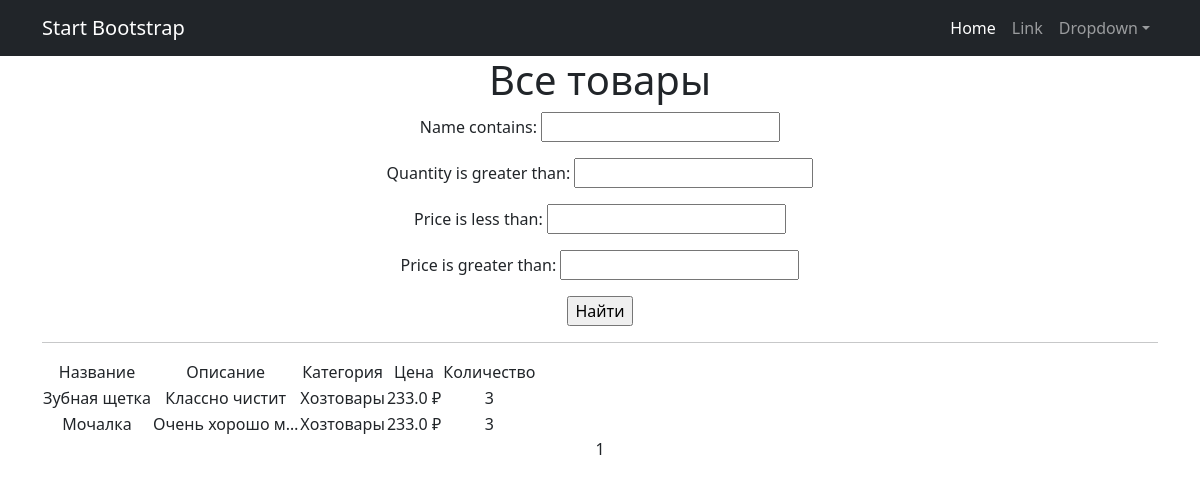
Before: /products/ with the older database file.
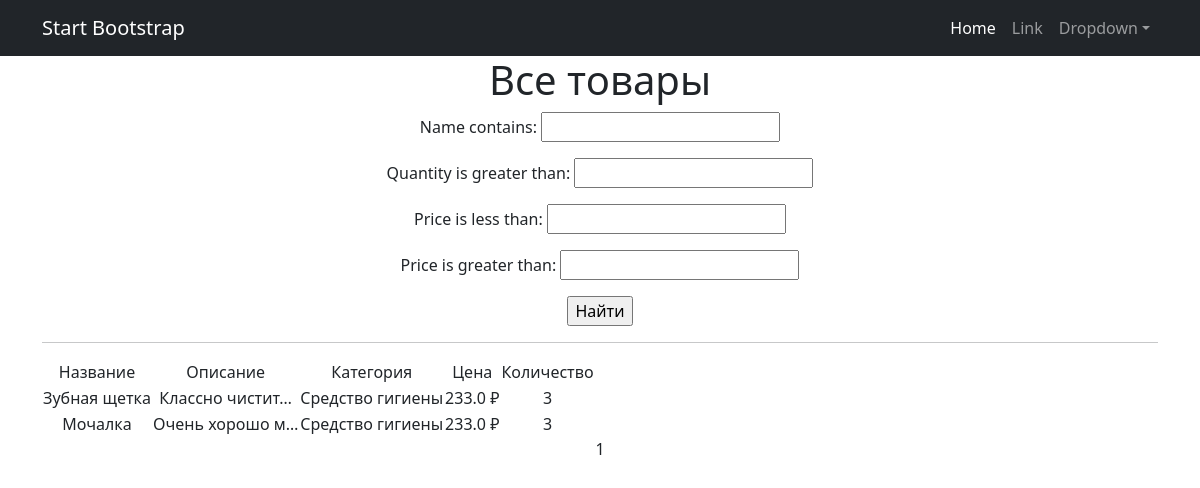
After: the same page with the newer database file.
### simpleapp/models.py (models this page shows, shortened)
class Product(models.Model):
    name = models.CharField(
        max_length=50,
        unique=True,
    )
    description = models.TextField()
    quantity = models.IntegerField(
        validators=[MinValueValidator(0)],
    )
    category = models.ForeignKey(
        to='Category',
        on_delete=models.CASCADE,
        related_name='products',
    )
    price = models.FloatField(
        validators=[MinValueValidator(0.0)],
    )

class Category(models.Model):
    name = models.CharField(max_length=100, unique=True)

### simpleapp/views.py (the view)
# urls.py: path('', ProductsList.as_view(), name='product_list'),
class ProductsList(ListView):
    model = Product
    ordering = 'name'
    template_name = 'products.html'
    context_object_name = 'products'
    paginate_by = 2
    def get_queryset(self):
        queryset = super().get_queryset()
        self.filterset = ProductFilter(self.request.GET, queryset)
        return self.filterset.qs
    def get_context_data(self, **kwargs):
        context = super().get_context_data(**kwargs)
        context['filterset'] = self.filterset
        return context

### simpleapp/templatetags/custom_filters.py (called while the page is built)
@register.filter()
def currency(value, code='rub'):
   postfix = CURRENCIES_SYMBOLS[code]
   return f'{value} {postfix}'

### templates/products.html (shortened to what this page needs)
{% extends 'flatpages/default.html' %}
{% load custom_filters %}
{% block content %}
   <h1>Все товары</h1>
   <form action="" method="get">
       {{ filterset.form.as_p }}
       <input type="submit" value="Найти" />
   </form>
   <hr>
   {% if products %}
       <table>
           <tr>
               <td>Название</td>
               <td>Описание</td>
               <td>Категория</td>
               <td>Цена</td>
               <td>Количество</td>
           </tr>
           {% for product in products %}
           <tr>
               <td>{{ product.name }}</td>
               <td>{{ product.description|truncatechars:15 }}</td>
               <td>{{ product.category.name }}</td>
               <td>{{ product.price|currency }}</td>
               <td>{{ product.quantity }}</td>
           </tr>
           {% endfor %}
       </table>
   {% else %}
       <h2>Товаров нет!</h2>
   {% endif %}
   {{ page_obj.number }}
{% endblock content %}

Changed rows visible on the page:
changed Product "Зубная щетка": description "Классно чистит" → "Классно чистит…"; category.name "Хозтовары" → "Средство гигиены"
changed through a linked row, Product "Мочалка": category.name "Хозтовары" → "Средство гигиены"
